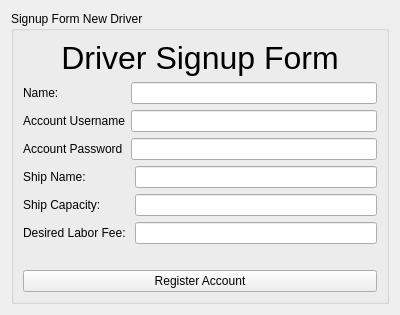
<?xml version="1.0" encoding="UTF-8"?>
<ui version="4.0">
 <class>SignUp_Driver</class>
 <widget class="QWidget" name="SignUp_Driver">
  <property name="windowModality">
   <enum>Qt::ApplicationModal</enum>
  </property>
  <property name="geometry">
   <rect>
    <x>0</x>
    <y>0</y>
    <width>400</width>
    <height>300</height>
   </rect>
  </property>
  <property name="windowTitle">
   <string>Form</string>
  </property>
  <layout class="QVBoxLayout" name="verticalLayout">
   <item>
    <widget class="QGroupBox" name="groupBox">
     <property name="title">
      <string>Signup Form New Driver</string>
     </property>
     <layout class="QVBoxLayout" name="verticalLayout_8">
      <item>
       <layout class="QVBoxLayout" name="verticalLayout_7">
        <item>
         <widget class="QLabel" name="label">
          <property name="font">
           <font>
            <pointsize>24</pointsize>
           </font>
          </property>
          <property name="text">
           <string>Driver Signup Form</string>
          </property>
          <property name="alignment">
           <set>Qt::AlignCenter</set>
          </property>
         </widget>
        </item>
        <item>
         <layout class="QVBoxLayout" name="verticalLayout_6">
          <item>
           <layout class="QHBoxLayout" name="horizontalLayout">
            <item>
             <layout class="QVBoxLayout" name="verticalLayout_3">
              <item>
               <widget class="QLabel" name="label_2">
                <property name="text">
                 <string>Name: </string>
                </property>
               </widget>
              </item>
              <item>
               <widget class="QLabel" name="label_3">
                <property name="text">
                 <string>Account Username</string>
                </property>
               </widget>
              </item>
              <item>
               <widget class="QLabel" name="label_4">
                <property name="text">
                 <string>Account Password</string>
                </property>
               </widget>
              </item>
             </layout>
            </item>
            <item>
             <layout class="QVBoxLayout" name="verticalLayout_2">
              <item>
               <widget class="QLineEdit" name="lineEdit_name"/>
              </item>
              <item>
               <widget class="QLineEdit" name="lineEdit_userName"/>
              </item>
              <item>
               <widget class="QLineEdit" name="lineEdit_pass"/>
              </item>
             </layout>
            </item>
           </layout>
          </item>
          <item>
           <layout class="QHBoxLayout" name="horizontalLayout_2">
            <item>
             <layout class="QVBoxLayout" name="verticalLayout_5">
              <item>
               <widget class="QLabel" name="label_5">
                <property name="text">
                 <string>Ship Name: </string>
                </property>
               </widget>
              </item>
              <item>
               <widget class="QLabel" name="label_6">
                <property name="text">
                 <string>Ship Capacity: </string>
                </property>
               </widget>
              </item>
              <item>
               <widget class="QLabel" name="label_7">
                <property name="text">
                 <string>Desired Labor Fee: </string>
                </property>
               </widget>
              </item>
             </layout>
            </item>
            <item>
             <layout class="QVBoxLayout" name="verticalLayout_4">
              <item>
               <widget class="QLineEdit" name="lineEdit_shipName"/>
              </item>
              <item>
               <widget class="QLineEdit" name="lineEdit_shipCap"/>
              </item>
              <item>
               <widget class="QLineEdit" name="lineEdit_shipFee"/>
              </item>
             </layout>
            </item>
           </layout>
          </item>
         </layout>
        </item>
       </layout>
      </item>
      <item>
       <widget class="QLabel" name="label_status">
        <property name="font">
         <font>
          <italic>true</italic>
         </font>
        </property>
        <property name="text">
         <string/>
        </property>
        <property name="alignment">
         <set>Qt::AlignCenter</set>
        </property>
       </widget>
      </item>
      <item>
       <widget class="QPushButton" name="button_signup">
        <property name="text">
         <string>Register Account</string>
        </property>
       </widget>
      </item>
     </layout>
    </widget>
   </item>
  </layout>
 </widget>
 <resources/>
 <connections/>
</ui>
